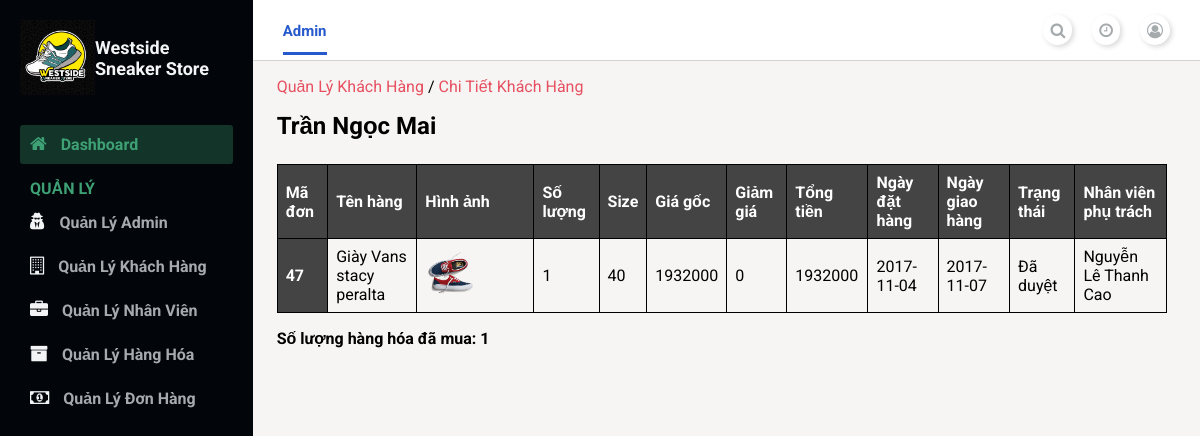
The app's page /admin/index.php?page_layout=viewHistory&id=9 (signed in) with its own data.
### tables this page shows
CREATE TABLE `khachhang` (
  `MSKH` int(11) NOT NULL,
  `HoTenKH` varchar(100) NOT NULL,
  `TenCongTy` varchar(200) NOT NULL,
  `SoDienThoai` varchar(15) NOT NULL,
  `SoFax` varchar(30) NOT NULL,
  `UserName` varchar(20) NOT NULL,
  `password` varchar(50) NOT NULL
);

CREATE TABLE `dathang` (
  `SoDonDH` int(11) NOT NULL,
  `MSKH` int(11) NOT NULL,
  `MSNV` int(11) DEFAULT NULL,
  `NgayDH` date NOT NULL,
  `NgayGH` date DEFAULT NULL,
  `TrangThaiDH` varchar(10) NOT NULL,
  `MaDC` int(11) NOT NULL
);

CREATE TABLE `hanghoa` (
  `MSHH` int(11) NOT NULL,
  `TenHH` varchar(500) NOT NULL,
  `MoTa` varchar(1000) DEFAULT NULL,
  `QuyCach` varchar(20) NOT NULL,
  `Gia` int(11) NOT NULL,
  `GiamGia` float NOT NULL,
  `MaLoaiHang` int(11) NOT NULL
);

CREATE TABLE `hinhhanghoa` (
  `MaHinh` int(11) NOT NULL,
  `TenHinh` varchar(1000) NOT NULL,
  `MSHH` int(11) NOT NULL
);

CREATE TABLE `chitietdathang` (
  `SoDonDH` int(11) NOT NULL,
  `MSHH` int(11) NOT NULL,
  `Size` varchar(5) NOT NULL,
  `SoLuong` int(11) NOT NULL,
  `GiaDatHang` int(11) NOT NULL,
  `GiamGia` float NOT NULL,
  `TongTien` int(11) NOT NULL
);

CREATE TABLE `nhanvien` (
  `MSNV` int(11) NOT NULL,
  `HoTenNV` varchar(100) DEFAULT NULL,
  `ChucVu` varchar(50) NOT NULL,
  `DiaChi` varchar(500) NOT NULL,
  `SoDienThoai` varchar(10) NOT NULL,
  `UserName` varchar(30) DEFAULT NULL,
  `password` varchar(100) DEFAULT NULL
);

### admin/modules_admin/client_management/view.php (the view)
<?php
    include './modules_admin/config.php';
    if(isset($_GET['id'])){
        $id = $_GET['id'];
    }
?>
<main>
    <div class="container-fluid">
        <div class="card-container">
            <div class="link-nav-pages">
                <a href="./index.php?page_layout=client_management">Quản Lý Khách Hàng</a> /
                <a href="">Chi Tiết Khách Hàng</a>
            </div>
            <div class="card-header">
            <h2><?php
                $sql_get_nameKH="SELECT * FROM khachhang WHERE MSKH = $id;";
                $query_get_nameKH = mysqli_query($conn, $sql_get_nameKH);
                $rows_get_nameKH = mysqli_fetch_array($query_get_nameKH);
                echo $rows_get_nameKH["HoTenKH"] ?></h2>
            </div>
            <div class="card-body">
                <table class="table table-striped table-hover">
                    <thead>
                        <tr>
                            <th scope="col">Mã đơn</th>
                            <th scope="col">Tên hàng</th>
                            <th scope="col">Hình ảnh</th>
                            <th scope="col">Số lượng</th>
                            <th scope="col">Size</th>
                            <th scope="col">Giá gốc</th>
                            <th scope="col">Giảm giá</th>
                            <th scope="col">Tổng tiền</th>
                            <th scope="col">Ngày đặt hàng</th>
                            <th scope="col">Ngày giao hàng</th>
                            <th scope="col">Trạng thái</th>
                            <th scope="col">Nhân viên phụ trách</th>
                        </tr>
                    </thead>
                    <tbody>
                        <tr>
                            <?php
                                $count_client=0;
                                $sql="SELECT d.SoDonDH, d.NgayDH, d.NgayGH, d.TrangThaiDH, c.SoLuong, c.GiaDatHang, c.GiamGia, c.TongTien, c.Size, h.TenHH, n.HoTenNV, img.TenHinh
                                    FROM dathang d JOIN chitietdathang c ON c.SoDonDH=d.SoDonDH
                                                    JOIN hanghoa h ON c.MSHH=h.MSHH
                                                    JOIN nhanvien n ON d.MSNV=n.MSNV
                                                    JOIN hinhhanghoa img ON h.MSHH=img.MSHH
                                                WHERE d.MSKH = $id;";
                                $query_info_order = mysqli_query($conn, $sql);
                                while($rows = mysqli_fetch_array($query_info_order)){ ?>
                                <tr>
                                    <?php ++$count_client ?>
                                    <th scope="row"><?php echo $rows["SoDonDH"] ?></th>
                                    <td><?php echo $rows["TenHH"] ?></td>
                                    <td><img src="./photo/<?php echo $rows["TenHinh"] ?>" alt="<?php echo $rows["TenHinh"] ?>" style="width: 50%"></td>
                                    <td><?php echo $rows["SoLuong"] ?></td>
                                    <td><?php echo $rows["Size"] ?></td>
                                    <td><?php echo $rows["GiaDatHang"] ?></td>
                                    <td><?php echo $rows["GiamGia"] ?></td>
                                    <td><?php echo $rows["TongTien"] ?></td>
                                    <td><?php echo $rows["NgayDH"] ?></td>
                                    <td><?php echo $rows["NgayGH"] ?></td>
                                    <td id="status_color">
                                        <?php
                                            echo $rows["TrangThaiDH"];
                                        ?>
                                    </td>
                                    <td><?php echo $rows["HoTenNV"] ?></td>
                                </tr>
                            <?php } ?>
                        </tr>
                    </tbody>
                </table>
                <p><b><?php echo 'Số lượng hàng hóa đã mua: '. $count_client ?></b></p>
            </div>
        </div>
    </div>
</main>

### admin/style/index.css (style rules this page uses)
* { margin: 0; padding: 0; }
body { box-sizing: border-box; font-family: 'Roboto', sans-serif; }
main { background: #f6f5f3; grid-area: main; overflow-y: auto; }
.link-nav-pages a { text-decoration: none; color: #e65061; }

### admin/style/dashboard.css (style rules this page uses)
main { background: #f3f4f6; grid-area: main; overflow-y: auto; }

### admin/style/staff.css (style rules this page uses)
.container-fluid { padding: 2vh 2vw; min-height: 70vh; width: 94%; }
.card-header { margin: 2vh 0 3vh; }
.card-body table { width: 100%; padding: 2rem; border-collapse: collapse; margin-bottom: 1rem; }
.card-body table, td, th { border: 1px solid rgb(0, 0, 0); text-align: left; }
.card-body th { background-color: rgb(68, 68, 68); color: #ffff; }
.card-body th, td { padding: 0.5rem; }

### admin/style/order.css (style rules this page uses)
.card-container { margin-bottom: 2vh; }

### records on screen
khachhang: HoTenKH "Trần Ngọc Mai"
dathang: SoDonDH "47", hanghoa.TenHH "Giày Vans stacy peralta", hinhhanghoa.TenHinh (picture), chitietdathang.SoLuong "1", chitietdathang.Size "40", chitietdathang.GiaDatHang "1932000", chitietdathang.GiamGia "0", chitietdathang.TongTien "1932000", NgayDH "2017-11-04", NgayGH "2017-11-07", TrangThaiDH "Đã duyệt", MSNV.HoTenNV "Nguyễn Lê Thanh Cao"

### other values on screen
$count_client "1"
